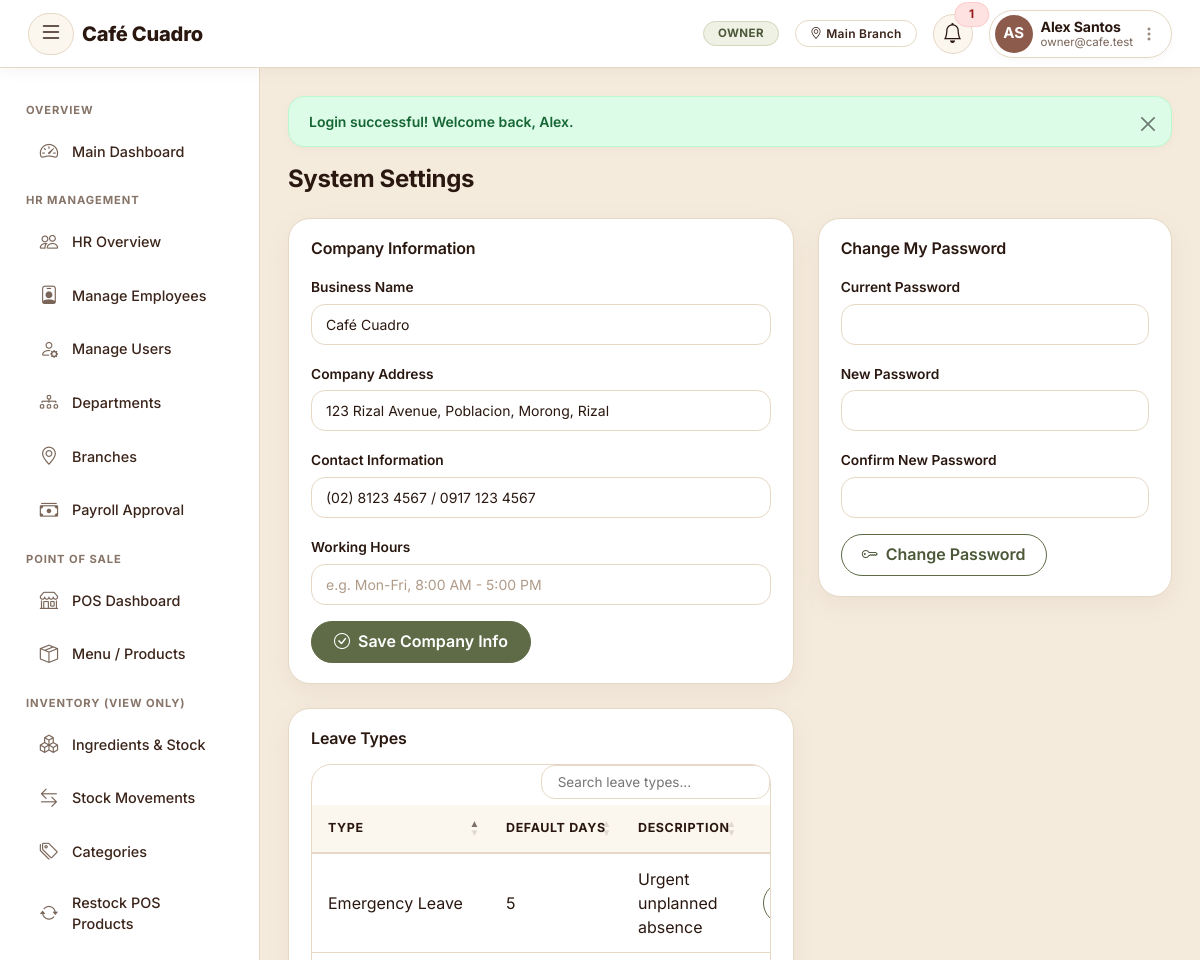
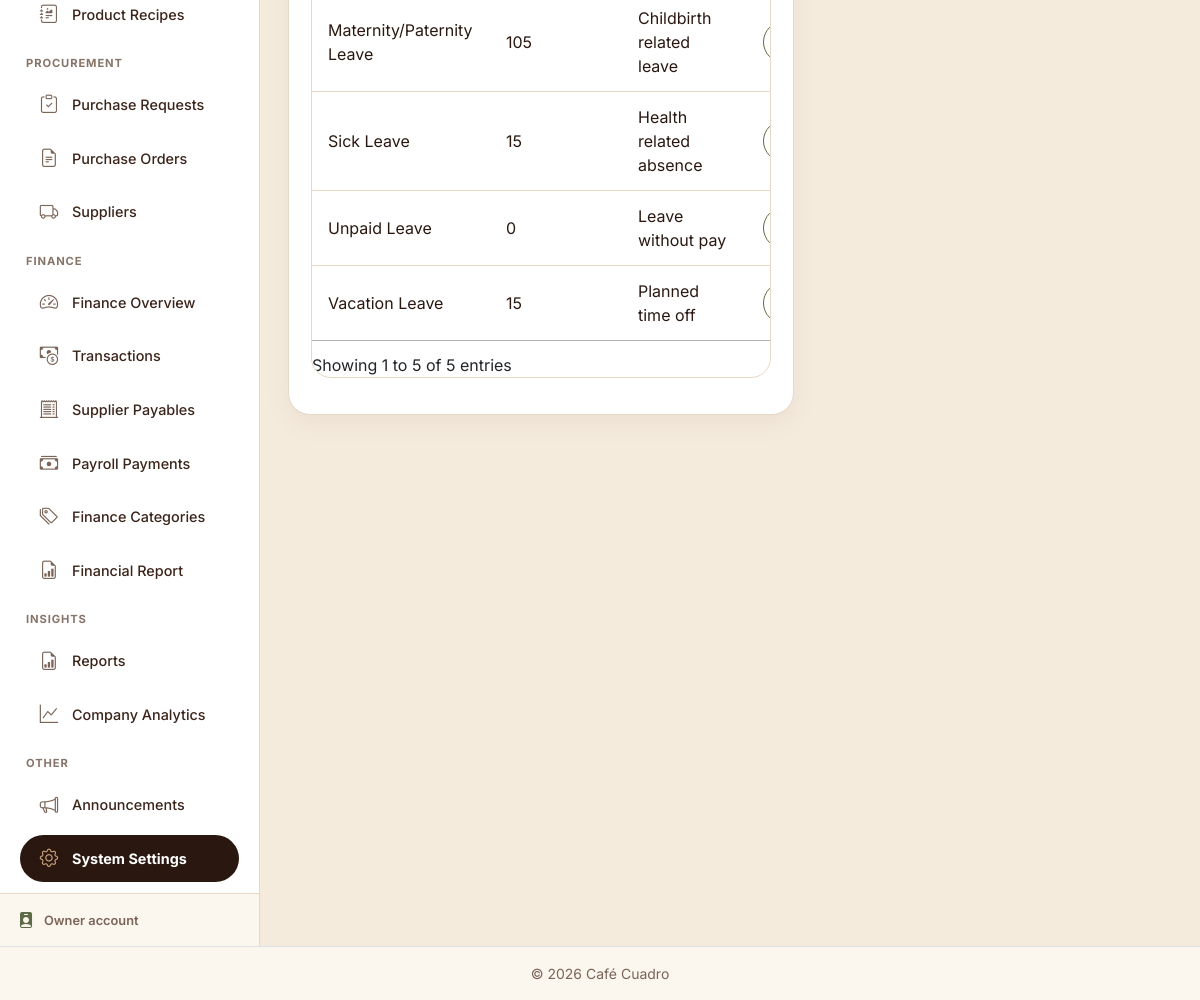
The page /owner/settings (signed in) on the database its author committed (2 pictures, top to bottom).
### tables this page shows
CREATE TABLE `branches` (
  `branch_id` int(11) NOT NULL,
  `branch_name` varchar(100) NOT NULL,
  `address` varchar(255) DEFAULT NULL,
  `contact_number` varchar(30) DEFAULT NULL,
  `latitude` decimal(10,7) DEFAULT NULL,
  `longitude` decimal(10,7) DEFAULT NULL,
  `status` enum('ACTIVE','INACTIVE') NOT NULL DEFAULT 'ACTIVE',
  `created_at` timestamp NOT NULL DEFAULT current_timestamp()
);

CREATE TABLE `leave_types` (
  `leave_type_id` int(11) NOT NULL,
  `type_name` varchar(50) NOT NULL,
  `default_days` int(11) DEFAULT 0,
  `description` varchar(255) DEFAULT NULL
);

### router.php (called while the page is built, shortened)
<?php
$requestUri = $_SERVER['REQUEST_URI'] ?? '/';
$requestPath = parse_url($requestUri, PHP_URL_PATH) ?: '/';
$scriptDir = str_replace('\\', '/', dirname($_SERVER['SCRIPT_NAME'] ?? ''));
$basePath = rtrim($scriptDir, '/') . '/';
$relative = $requestPath;
if ($basePath !== '/' && strpos($relative, $basePath) === 0) {
    $relative = substr($relative, strlen($basePath));
}
$relative = trim($relative, '/');
$targetFile = null;
if (isset($routes[$relative])) {
    $targetFile = $routes[$relative];
} else {
    $parts = explode('/', $relative);
    $mod = $parts[0] ?? '';
    $action = $parts[1] ?? '';
    $modNormalized = str_replace('-', '_', $mod);
    $actionNormalized = str_replace('-', '_', $action);
    $candidateModule = "modules/{$modNormalized}/{$actionNormalized}.php";
    if (file_exists(__DIR__ . '/' . $candidateModule)) {
        $targetFile = $candidateModule;
    }
}
$fullPath = __DIR__ . '/' . $targetFile;
require $fullPath;

### includes/auth.php (called while the page is built, shortened)
<?php
function isLoggedIn(): bool {
    return isset($_SESSION['user_id']) && isset($_SESSION['role_id']);
}
function currentRoleId() {
    return $_SESSION['role_id'] ?? null;
}
function currentRoleName(): string {
    $names = ROLE_NAMES;
    return $names[currentRoleId()] ?? 'Guest';
}
function currentBranchId() {
    if (!empty($_SESSION['branch_id'])) {
        return (int)$_SESSION['branch_id'];
    }
    return 1;
}
function currentBranchName() {
    global $pdo;
    $branchId = currentBranchId();
    if ($branchId && isset($pdo) && $pdo instanceof PDO) {
        static $cache = [];
        if (!array_key_exists($branchId, $cache)) {
            $stmt = $pdo->prepare("SELECT branch_name FROM branches WHERE branch_id = ?");
            $stmt->execute([$branchId]);
            $cache[$branchId] = $stmt->fetchColumn() ?: null;
        }
        if ($cache[$branchId] !== null) {
            return $cache[$branchId];
        }
    }
    return $_SESSION['branch_name'] ?? null;
}

### modules/owner/settings.php (the view, shortened to what this page needs)
<?php
require_once __DIR__ . '/../../config/db.php';
require_once __DIR__ . '/../../includes/auth.php';
require_once __DIR__ . '/../../includes/functions.php';
$settings = $pdo->query("SELECT * FROM system_settings")->fetchAll();
$settingsMap = [];
foreach ($settings as $s) { $settingsMap[$s['setting_key']] = $s['setting_value']; }
$leaveTypes = $pdo->query("SELECT * FROM leave_types ORDER BY type_name")->fetchAll();
require_once __DIR__ . '/../../includes/header.php';
?>
<h4 class="mb-4">System Settings</h4>
<div class="row g-4">
  <div class="col-md-7">
    <div class="card mb-4"><div class="card-body">
      <h6 class="card-title mb-3">Company Information</h6>
      <form method="POST">
        <div class="mb-3"><label class="form-label">Business Name</label><input type="text" name="company_name" class="form-control" value="<?= e($settingsMap['company_name'] ?? '') ?>"></div>
        <div class="mb-3"><label class="form-label">Company Address</label><input type="text" name="company_address" class="form-control" value="<?= e($settingsMap['company_address'] ?? '') ?>"></div>
        <div class="mb-3"><label class="form-label">Contact Information</label><input type="text" name="company_contact" class="form-control" placeholder="Phone / Email" value="<?= e($settingsMap['company_contact'] ?? '') ?>"></div>
        <div class="mb-3"><label class="form-label">Working Hours</label><input type="text" name="working_hours" class="form-control" placeholder="e.g. Mon-Fri, 8:00 AM - 5:00 PM" value="<?= e($settingsMap['working_hours'] ?? '') ?>"></div>
        <button type="submit" class="btn btn-primary"><i class="bi bi-check-circle"></i> Save Company Info</button>
      </form>
    </div></div>
    <div class="card"><div class="card-body">
      <h6 class="card-title mb-3">Leave Types</h6>
      <div class="table-responsive mb-3">
        <table id="leaveTypesTable" class="table table-sm align-middle">
          <thead><tr><th>Type</th><th>Default Days</th><th>Description</th><th></th></tr></thead>
          <tbody>
          <?php foreach ($leaveTypes as $lt): ?>
            <tr>
              <td><?= e($lt['type_name']) ?></td>
              <td><?= (int)$lt['default_days'] ?></td>
              <td><?= e($lt['description']) ?></td>
              <td><button type="button" class="btn btn-sm btn-outline-primary" data-bs-toggle="modal" data-bs-target="#leaveTypeModal<?= $lt['leave_type_id'] ?>"><i class="bi bi-pencil"></i></button></td>
            </tr>
          <?php endforeach; ?>
          </tbody>
        </table>
      </div>
    </div></div>
  </div>
  <link rel="stylesheet" href="https://cdn.datatables.net/1.13.6/css/jquery.dataTables.min.css">
  <div class="col-md-5">
    <div class="card"><div class="card-body">
      <h6 class="card-title mb-3">Change My Password</h6>
      <form method="POST">
        <div class="mb-3"><label class="form-label">Current Password</label><input type="password" name="current_password" class="form-control" required></div>
        <div class="mb-3"><label class="form-label">New Password</label><input type="password" name="new_password" class="form-control" minlength="8" required></div>
        <div class="mb-3"><label class="form-label">Confirm New Password</label><input type="password" name="confirm_password" class="form-control" minlength="8" required></div>
        <button type="submit" class="btn btn-outline-primary"><i class="bi bi-key"></i> Change Password</button>
      </form>
    </div></div>
  </div>
</div>
<?php require_once __DIR__ . '/../../includes/footer.php'; ?>

### includes/header.php (shortened to what this page needs)
<?php
$esc = function_exists('e') ? 'e' : 'clean';
$isOwnerTheme           = currentRoleId() == ROLE_OWNER;
$isEmployeeTheme        = currentRoleId() == ROLE_EMPLOYEE;
$isEmployeeManagerTheme = currentRoleId() == ROLE_EMPLOYEE_MANAGER;
$isHrManagerTheme       = currentRoleId() == ROLE_HR_MANAGER;
$isHrStaffTheme         = currentRoleId() == ROLE_HR_STAFF;
$isCafeTheme            = in_array(currentRoleId(), [ROLE_CASHIER, ROLE_INVENTORY_STAFF, ROLE_FINANCE_STAFF], true);
?>
<!DOCTYPE html>
<html lang="en">
<head>
<link rel="stylesheet" href="https://cdn.jsdelivr.net/npm/bootstrap@5.3.3/dist/css/bootstrap.min.css">
<link rel="stylesheet" href="https://cdn.jsdelivr.net/npm/bootstrap-icons@1.11.3/font/bootstrap-icons.css">
<link rel="stylesheet" href="<?= BASE_URL ?>assets/hrms/css/style.css?v=<?= ASSET_VER ?>">
<link rel="stylesheet" href="<?= BASE_URL ?>assets/inv/css/style.css?v=<?= ASSET_VER ?>">
<link rel="stylesheet" href="<?= BASE_URL ?>assets/shared/unified.css?v=<?= ASSET_VER ?>">
<link rel="stylesheet" href="<?= BASE_URL ?>assets/shared/responsive.css?v=<?= ASSET_VER ?>">
<link rel="stylesheet" href="<?= BASE_URL ?>assets/shared/roast-app.css?v=<?= ASSET_VER ?>">
</head>
<body class="unified-theme <?= $isOwnerTheme ? 'owner-theme' : ($isEmployeeTheme ? 'employee-theme' : ($isEmployeeManagerTheme ? 'employee-manager-theme' : ($isHrManagerTheme ? 'hr-manager-theme' : ($isHrStaffTheme ? 'hr-staff-theme' : ($isCafeTheme ? 'cafe-theme' : ''))))) ?>">
<nav class="navbar navbar-expand-lg app-navbar">
  <div class="container-fluid">
    <button class="btn btn-link sidebar-toggle-btn me-2" id="sidebarToggle" title="Toggle sidebar" aria-label="Toggle sidebar">
      <i class="bi bi-list fs-4"></i>
    </button>
    <a class="navbar-brand fw-bold d-flex align-items-center text-decoration-none" href="<?= BASE_URL ?>dashboard">
      <span class="brand-text" style="color:#2a1810 !important; -webkit-text-fill-color:#2a1810 !important; background:none !important; font-family:'Fraunces',Georgia,serif; font-weight:600; font-size:1.4rem; letter-spacing:-0.01em; display:inline-block;"><?= APP_NAME ?></span>
    </a>
    <div class="ms-auto d-flex align-items-center gap-2 gap-md-3">
      <?php if (isLoggedIn()):
        try {
            $unreadCount = function_exists('unreadNotificationCount') ? unreadNotificationCount($pdo, (int)$_SESSION['user_id']) : 0;
        } catch (Exception $ex) {
            $notifications = [];
            $unreadCount = 0;
        }
        $nameParts  = preg_split('/\s+/', trim($_SESSION['full_name'] ?? ''), 2);
        $firstName  = $nameParts[0] ?? '';
        $lastName   = $nameParts[1] ?? '';
      ?>
        <span class="badge role-pill d-none d-sm-inline-block"><?= $esc(currentRoleName()) ?></span>
        <?php if (currentBranchName()): ?>
          <span class="badge branch-pill d-none d-md-inline-block"><i class="bi bi-geo-alt me-1"></i><?= $esc(currentBranchName()) ?></span>
        <?php endif; ?>
        <div class="dropdown">
          <a class="position-relative notif-bell-btn text-decoration-none" href="#" role="button" data-bs-toggle="dropdown" title="Notifications">
            <i class="bi bi-bell fs-5"></i>
            <?php if ($unreadCount > 0): ?>
              <span class="position-absolute top-0 start-100 translate-middle badge rounded-pill bg-danger" style="font-size:.65rem;"><?= $unreadCount > 9 ? '9+' : $unreadCount ?></span>
            <?php endif; ?>
          </a>
        </div>
        <div class="dropdown">
          <a class="d-flex align-items-center text-decoration-none navbar-user-pill" href="#" role="button" data-bs-toggle="dropdown">
            <div class="user-avatar-wrap">
              <?= renderAvatar($_SESSION['profile_photo'] ?? null, $firstName, $lastName, 38) ?>
            </div>
            <div class="ms-2 text-start d-none d-md-block lh-sm pe-1">
              <div class="user-name fw-bold"><?= $esc($_SESSION['full_name'] ?? '') ?></div>
              <div class="user-sub text-muted small"><?= $esc($_SESSION['email'] ?? currentRoleName()) ?></div>
            </div>
            <i class="bi bi-three-dots-vertical ms-1 d-none d-md-inline text-muted opacity-75"></i>
          </a>
        </div>
      <?php endif; ?>
    </div>
  </div>
</nav>
<div class="app-wrapper d-flex">
<?php require_once __DIR__ . '/sidebar.php'; ?>

### assets/hrms/css/style.css (style rules this page uses)
:root { --primary: #5e6b46; --primary-dark: #2a1810; --primary-light: #7d8b62; --accent: #5e6b46; --accent-soft: #eef1e4; --bg-light: #f5ebdd; --cream: #ffffff; --ink: #2a1810; --ink-soft: #7a6558; --border-soft: #e6d8c5; --success: #16a34a; --danger: #dc2626; --warning: #d97706; --sidebar-width: 260px; --sidebar-collapsed-width: 54px; --radius-sm: 10px; --radius-md: 16px; --radius-lg: 22px; --shadow-sm: 0 1px 3px rgba(42,24,16, 0.06); --shadow-md: 0 4px 18px rgba(120,90,60, 0.10); --shadow-lg: 0 10px 34px rgba(120,90,60, 0.16); --font-brand: 'Inter', sans-serif; --font-body: 'Inter', sans-serif; }
* { scrollbar-width: thin; scrollbar-color: var(--accent-soft) transparent; }
html { scroll-behavior: smooth; }
body { background-color: var(--bg-light); font-family: var(--font-body); color: var(--ink); -webkit-font-smoothing: antialiased; }
h1, h2, h3, h4, h5, h6, .auth-card h4, .card h6.fw-bold { font-family: var(--font-brand); }
a { color: var(--primary); text-decoration-color: rgba(94,107,70, 0.35); }
.app-navbar { background: #ffffff !important; border-bottom: 1px solid var(--border-soft); position: sticky; top: 0; z-index: 1030; box-shadow: 0 2px 14px rgba(120,90,60, 0.07); min-height: 60px; }
.navbar-brand { font-family: var(--font-body); font-weight: 700; font-size: 1.15rem; letter-spacing: 0.4px; display: flex; align-items: center; }
.navbar-brand .brand-text { color: #5e6b46 !important; -webkit-text-fill-color: #5e6b46 !important; background: none !important; font-weight: 800; }
#sidebarToggle { border-radius: var(--radius-sm); transition: background 0.15s ease; }
.app-navbar .role-pill { font-weight: 600; font-size: 0.72rem; letter-spacing: 0.3px; text-transform: uppercase; color: #fff; background: transparent; border: 1px solid rgba(255,255,255,0.45); border-radius: 999px; padding: 5px 14px; }
.app-wrapper { display: flex; min-height: calc(100vh - 60px); }
.card { border: none; border-radius: var(--radius-md); box-shadow: var(--shadow-md); }
.card-title { color: var(--primary-dark); }
.table thead { background-color: var(--accent-soft); color: var(--primary-dark); }
.table thead th { font-size: 0.78rem; text-transform: uppercase; letter-spacing: 0.04em; font-weight: 600; border-bottom: none; white-space: nowrap; }
.table tbody tr { transition: background 0.12s ease; }
.table td, .table th { vertical-align: middle; }
.table-responsive { border-radius: var(--radius-md); }
.form-label { font-weight: 500; font-size: 0.88rem; color: var(--primary-dark); }
.form-control, .form-select { border-radius: var(--radius-sm); border-color: var(--border-soft); padding: 8px 12px; }
.btn { border-radius: var(--radius-sm); font-weight: 500; transition: transform 0.08s ease, box-shadow 0.15s ease; }
.btn-primary { background-color: var(--primary); border-color: var(--primary); }
.btn-outline-primary { color: var(--primary); border-color: var(--primary); }
.btn-sm { border-radius: 7px; }
.badge { font-weight: 500; letter-spacing: 0.01em; padding: 5px 9px; border-radius: 6px; }
.card, .stat-card, .alert { -webkit-tap-highlight-color: transparent; }

### assets/shared/responsive.css (style rules this page uses)
:root { --nav-h: 60px; }
html { -webkit-text-size-adjust: 100%; }
body { overflow-x: hidden; }
.app-wrapper { min-height: calc(100vh - var(--nav-h)); min-height: calc(100dvh - var(--nav-h)); }
.table-responsive, .table-wrap { -webkit-overflow-scrolling: touch; }

### rows shown on the page
branches: branch_name "Main Branch"
leave_types: type_name "Emergency Leave", default_days "5", description "Urgent unplanned absence"
leave_types: type_name "Maternity/Paternity Leave", default_days "105", description "Childbirth related leave"
leave_types: type_name "Sick Leave", default_days "15", description "Health related absence"
leave_types: type_name "Unpaid Leave", default_days "0", description "Leave without pay"
leave_types: type_name "Vacation Leave", default_days "15", description "Planned time off"

### other values the page prints
APP_NAME "Café Cuadro"
$esc(currentRoleName()) "OWNER"
$unreadCount "1"
$initials "AS"
$esc($_SESSION['full_name'] ?? '') "Alex Santos"
$esc($_SESSION['email'] ?? currentRoleName()) "owner@cafe.test"
$sidebarFooterLabel "Owner"
$f['message'] "Login successful! Welcome back, Alex."
